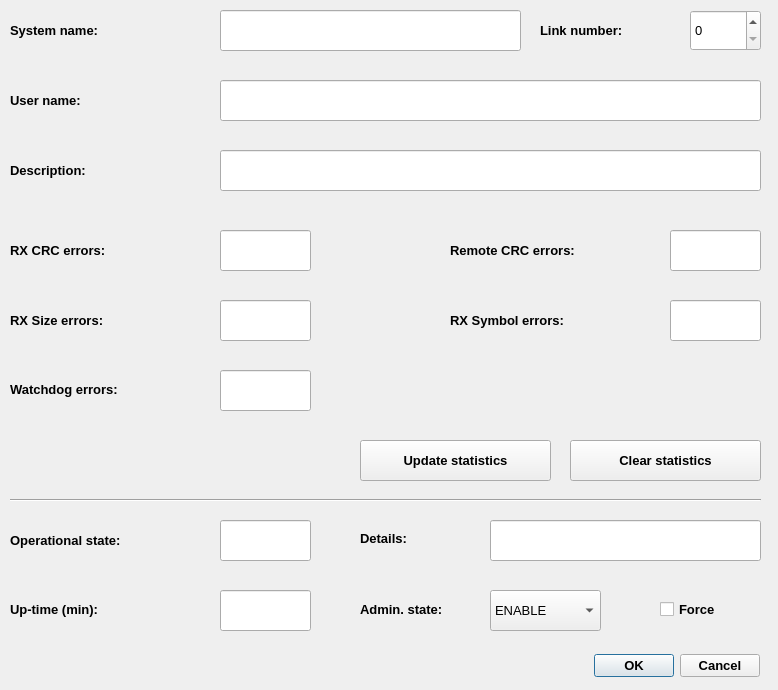
<?xml version="1.0" encoding="UTF-8"?>
<ui version="4.0">
 <class>satLinkDialog</class>
 <widget class="QDialog" name="satLinkDialog">
  <property name="geometry">
   <rect>
    <x>0</x>
    <y>0</y>
    <width>778</width>
    <height>690</height>
   </rect>
  </property>
  <property name="windowTitle">
   <string>Satelite link</string>
  </property>
  <property name="windowIcon">
   <iconset>
    <normaloff>../icons/link.png</normaloff>../icons/link.png</iconset>
  </property>
  <widget class="QComboBox" name="adminStateComboBox">
   <property name="geometry">
    <rect>
     <x>490</x>
     <y>590</y>
     <width>111</width>
     <height>41</height>
    </rect>
   </property>
   <property name="font">
    <font>
     <pointsize>10</pointsize>
    </font>
   </property>
   <property name="whatsThis">
    <string>&lt;html&gt;&lt;head/&gt;&lt;body&gt;&lt;p&gt;Satelite link administrative state [ENABLE | DISABLE]&lt;/p&gt;&lt;/body&gt;&lt;/html&gt;</string>
   </property>
   <item>
    <property name="text">
     <string>ENABLE</string>
    </property>
   </item>
   <item>
    <property name="text">
     <string>DISABLE</string>
    </property>
   </item>
  </widget>
  <widget class="QLabel" name="label_3">
   <property name="geometry">
    <rect>
     <x>360</x>
     <y>589</y>
     <width>131</width>
     <height>41</height>
    </rect>
   </property>
   <property name="font">
    <font>
     <pointsize>10</pointsize>
     <weight>75</weight>
     <bold>true</bold>
    </font>
   </property>
   <property name="text">
    <string>Admin. state:</string>
   </property>
   <property name="wordWrap">
    <bool>true</bool>
   </property>
  </widget>
  <widget class="QLabel" name="label_4">
   <property name="geometry">
    <rect>
     <x>10</x>
     <y>520</y>
     <width>211</width>
     <height>41</height>
    </rect>
   </property>
   <property name="font">
    <font>
     <pointsize>10</pointsize>
     <weight>75</weight>
     <bold>true</bold>
    </font>
   </property>
   <property name="whatsThis">
    <string>&lt;html&gt;&lt;head/&gt;&lt;body&gt;&lt;p&gt;&lt;span style=&quot; font-weight:400;&quot;&gt;Satelite link operational state [AVAIL | UNAVAIL]&lt;/span&gt;&lt;/p&gt;&lt;/body&gt;&lt;/html&gt;</string>
   </property>
   <property name="text">
    <string>Operational state:</string>
   </property>
  </widget>
  <widget class="QLineEdit" name="opStateSummaryLineEdit">
   <property name="geometry">
    <rect>
     <x>220</x>
     <y>520</y>
     <width>91</width>
     <height>41</height>
    </rect>
   </property>
   <property name="font">
    <font>
     <pointsize>10</pointsize>
    </font>
   </property>
   <property name="whatsThis">
    <string>&lt;html&gt;&lt;head/&gt;&lt;body&gt;&lt;p&gt;Satelite link operational state [AVAIL | UNAVAIL]&lt;/p&gt;&lt;/body&gt;&lt;/html&gt;</string>
   </property>
   <property name="text">
    <string/>
   </property>
   <property name="readOnly">
    <bool>true</bool>
   </property>
  </widget>
  <widget class="QCheckBox" name="adminStateForceCheckBox">
   <property name="geometry">
    <rect>
     <x>660</x>
     <y>589</y>
     <width>101</width>
     <height>41</height>
    </rect>
   </property>
   <property name="font">
    <font>
     <pointsize>10</pointsize>
     <weight>75</weight>
     <bold>true</bold>
    </font>
   </property>
   <property name="whatsThis">
    <string>&lt;html&gt;&lt;head/&gt;&lt;body&gt;&lt;p&gt;&lt;span style=&quot; font-weight:400;&quot;&gt;Satelite link administrative state [ENABLE | DISABLE]&lt;/span&gt;&lt;/p&gt;&lt;/body&gt;&lt;/html&gt;</string>
   </property>
   <property name="text">
    <string>Force</string>
   </property>
  </widget>
  <widget class="QLabel" name="label_5">
   <property name="geometry">
    <rect>
     <x>10</x>
     <y>589</y>
     <width>211</width>
     <height>41</height>
    </rect>
   </property>
   <property name="font">
    <font>
     <pointsize>10</pointsize>
     <weight>75</weight>
     <bold>true</bold>
    </font>
   </property>
   <property name="whatsThis">
    <string>&lt;html&gt;&lt;head/&gt;&lt;body&gt;&lt;p&gt;&lt;span style=&quot; font-weight:400;&quot;&gt;Satelite link uptime - time sinse previous satelite link start&lt;/span&gt;&lt;/p&gt;&lt;/body&gt;&lt;/html&gt;</string>
   </property>
   <property name="text">
    <string>Up-time (min):</string>
   </property>
  </widget>
  <widget class="QLineEdit" name="upTimeLineEdit">
   <property name="geometry">
    <rect>
     <x>220</x>
     <y>590</y>
     <width>91</width>
     <height>41</height>
    </rect>
   </property>
   <property name="font">
    <font>
     <pointsize>10</pointsize>
    </font>
   </property>
   <property name="whatsThis">
    <string>&lt;html&gt;&lt;head/&gt;&lt;body&gt;&lt;p&gt;Satelite link uptime - time sinse previous satelite link start&lt;/p&gt;&lt;/body&gt;&lt;/html&gt;</string>
   </property>
   <property name="text">
    <string/>
   </property>
   <property name="readOnly">
    <bool>true</bool>
   </property>
  </widget>
  <widget class="QDialogButtonBox" name="confirmButtonBox">
   <property name="geometry">
    <rect>
     <x>589</x>
     <y>650</y>
     <width>171</width>
     <height>31</height>
    </rect>
   </property>
   <property name="font">
    <font>
     <pointsize>10</pointsize>
     <weight>75</weight>
     <bold>true</bold>
    </font>
   </property>
   <property name="standardButtons">
    <set>QDialogButtonBox::Cancel|QDialogButtonBox::Ok</set>
   </property>
  </widget>
  <widget class="QLabel" name="label_7">
   <property name="geometry">
    <rect>
     <x>10</x>
     <y>230</y>
     <width>211</width>
     <height>41</height>
    </rect>
   </property>
   <property name="font">
    <font>
     <pointsize>10</pointsize>
     <weight>75</weight>
     <bold>true</bold>
    </font>
   </property>
   <property name="whatsThis">
    <string>&lt;html&gt;&lt;head/&gt;&lt;body&gt;&lt;p&gt;&lt;span style=&quot; font-weight:400;&quot;&gt;Received seatelite link CRC errors&lt;/span&gt;&lt;/p&gt;&lt;/body&gt;&lt;/html&gt;</string>
   </property>
   <property name="text">
    <string>RX CRC errors:</string>
   </property>
  </widget>
  <widget class="QLineEdit" name="rxCrcErrLineEdit">
   <property name="geometry">
    <rect>
     <x>220</x>
     <y>230</y>
     <width>91</width>
     <height>41</height>
    </rect>
   </property>
   <property name="font">
    <font>
     <pointsize>10</pointsize>
    </font>
   </property>
   <property name="whatsThis">
    <string>&lt;html&gt;&lt;head/&gt;&lt;body&gt;&lt;p&gt;Received seatelite link CRC errors&lt;/p&gt;&lt;/body&gt;&lt;/html&gt;</string>
   </property>
   <property name="text">
    <string/>
   </property>
   <property name="readOnly">
    <bool>true</bool>
   </property>
  </widget>
  <widget class="QLabel" name="label_8">
   <property name="geometry">
    <rect>
     <x>450</x>
     <y>230</y>
     <width>201</width>
     <height>41</height>
    </rect>
   </property>
   <property name="font">
    <font>
     <pointsize>10</pointsize>
     <weight>75</weight>
     <bold>true</bold>
    </font>
   </property>
   <property name="whatsThis">
    <string>&lt;html&gt;&lt;head/&gt;&lt;body&gt;&lt;p&gt;&lt;span style=&quot; font-weight:400;&quot;&gt;Satelite link remote CRC errors (RX CRC errors detected by satelites) &lt;/span&gt;&lt;/p&gt;&lt;/body&gt;&lt;/html&gt;</string>
   </property>
   <property name="text">
    <string>Remote CRC errors:</string>
   </property>
  </widget>
  <widget class="QLineEdit" name="remCrcErrLineEdit">
   <property name="geometry">
    <rect>
     <x>670</x>
     <y>230</y>
     <width>91</width>
     <height>41</height>
    </rect>
   </property>
   <property name="font">
    <font>
     <pointsize>10</pointsize>
    </font>
   </property>
   <property name="whatsThis">
    <string>&lt;html&gt;&lt;head/&gt;&lt;body&gt;&lt;p&gt;Satelite link remote CRC errors (RX CRC errors detected by satelites) &lt;/p&gt;&lt;/body&gt;&lt;/html&gt;</string>
   </property>
   <property name="text">
    <string/>
   </property>
   <property name="readOnly">
    <bool>true</bool>
   </property>
  </widget>
  <widget class="QLabel" name="label_9">
   <property name="geometry">
    <rect>
     <x>450</x>
     <y>300</y>
     <width>211</width>
     <height>41</height>
    </rect>
   </property>
   <property name="font">
    <font>
     <pointsize>10</pointsize>
     <weight>75</weight>
     <bold>true</bold>
    </font>
   </property>
   <property name="whatsThis">
    <string>&lt;html&gt;&lt;head/&gt;&lt;body&gt;&lt;p&gt;&lt;span style=&quot; font-weight:400;&quot;&gt;Receive symbol errors&lt;/span&gt;&lt;/p&gt;&lt;/body&gt;&lt;/html&gt;</string>
   </property>
   <property name="text">
    <string>RX Symbol errors:</string>
   </property>
  </widget>
  <widget class="QLineEdit" name="rxSymErrLineEdit">
   <property name="geometry">
    <rect>
     <x>670</x>
     <y>300</y>
     <width>91</width>
     <height>41</height>
    </rect>
   </property>
   <property name="font">
    <font>
     <pointsize>10</pointsize>
    </font>
   </property>
   <property name="whatsThis">
    <string>&lt;html&gt;&lt;head/&gt;&lt;body&gt;&lt;p&gt;Receive symbol errors&lt;/p&gt;&lt;/body&gt;&lt;/html&gt;</string>
   </property>
   <property name="text">
    <string/>
   </property>
   <property name="readOnly">
    <bool>true</bool>
   </property>
  </widget>
  <widget class="QLineEdit" name="rxSizeErrLineEdit">
   <property name="geometry">
    <rect>
     <x>220</x>
     <y>300</y>
     <width>91</width>
     <height>41</height>
    </rect>
   </property>
   <property name="font">
    <font>
     <pointsize>10</pointsize>
    </font>
   </property>
   <property name="whatsThis">
    <string>&lt;html&gt;&lt;head/&gt;&lt;body&gt;&lt;p&gt;Received datagram size errors&lt;/p&gt;&lt;/body&gt;&lt;/html&gt;</string>
   </property>
   <property name="text">
    <string/>
   </property>
   <property name="readOnly">
    <bool>true</bool>
   </property>
  </widget>
  <widget class="QLabel" name="label_10">
   <property name="geometry">
    <rect>
     <x>10</x>
     <y>300</y>
     <width>201</width>
     <height>41</height>
    </rect>
   </property>
   <property name="font">
    <font>
     <pointsize>10</pointsize>
     <weight>75</weight>
     <bold>true</bold>
    </font>
   </property>
   <property name="whatsThis">
    <string>&lt;html&gt;&lt;head/&gt;&lt;body&gt;&lt;p&gt;&lt;span style=&quot; font-weight:400;&quot;&gt;Received datagram size errors&lt;/span&gt;&lt;/p&gt;&lt;/body&gt;&lt;/html&gt;</string>
   </property>
   <property name="text">
    <string>RX Size errors:</string>
   </property>
  </widget>
  <widget class="QLineEdit" name="wdErrLineEdit">
   <property name="geometry">
    <rect>
     <x>220</x>
     <y>370</y>
     <width>91</width>
     <height>41</height>
    </rect>
   </property>
   <property name="font">
    <font>
     <pointsize>10</pointsize>
    </font>
   </property>
   <property name="whatsThis">
    <string>&lt;html&gt;&lt;head/&gt;&lt;body&gt;&lt;p&gt;Satelite watch dog errors&lt;/p&gt;&lt;/body&gt;&lt;/html&gt;</string>
   </property>
   <property name="text">
    <string/>
   </property>
   <property name="readOnly">
    <bool>true</bool>
   </property>
  </widget>
  <widget class="QLabel" name="label_11">
   <property name="geometry">
    <rect>
     <x>10</x>
     <y>369</y>
     <width>201</width>
     <height>41</height>
    </rect>
   </property>
   <property name="font">
    <font>
     <pointsize>10</pointsize>
     <weight>75</weight>
     <bold>true</bold>
    </font>
   </property>
   <property name="whatsThis">
    <string>&lt;html&gt;&lt;head/&gt;&lt;body&gt;&lt;p&gt;&lt;span style=&quot; font-weight:400;&quot;&gt;Satelite watch dog errors&lt;/span&gt;&lt;/p&gt;&lt;/body&gt;&lt;/html&gt;</string>
   </property>
   <property name="text">
    <string>Watchdog errors:</string>
   </property>
  </widget>
  <widget class="QLabel" name="label_12">
   <property name="geometry">
    <rect>
     <x>540</x>
     <y>10</y>
     <width>131</width>
     <height>41</height>
    </rect>
   </property>
   <property name="font">
    <font>
     <pointsize>10</pointsize>
     <weight>75</weight>
     <bold>true</bold>
    </font>
   </property>
   <property name="whatsThis">
    <string>&lt;html&gt;&lt;head/&gt;&lt;body&gt;&lt;p&gt;&lt;span style=&quot; font-weight:400;&quot;&gt;Satelite link number&lt;/span&gt;&lt;/p&gt;&lt;/body&gt;&lt;/html&gt;</string>
   </property>
   <property name="text">
    <string>Link number:</string>
   </property>
  </widget>
  <widget class="QLineEdit" name="descriptionLineEdit">
   <property name="geometry">
    <rect>
     <x>220</x>
     <y>150</y>
     <width>541</width>
     <height>41</height>
    </rect>
   </property>
   <property name="font">
    <font>
     <pointsize>10</pointsize>
    </font>
   </property>
   <property name="whatsThis">
    <string>&lt;html&gt;&lt;head/&gt;&lt;body&gt;&lt;p&gt;Satelite link description&lt;/p&gt;&lt;/body&gt;&lt;/html&gt;</string>
   </property>
   <property name="text">
    <string/>
   </property>
   <property name="readOnly">
    <bool>false</bool>
   </property>
  </widget>
  <widget class="QLabel" name="label_13">
   <property name="geometry">
    <rect>
     <x>10</x>
     <y>150</y>
     <width>211</width>
     <height>41</height>
    </rect>
   </property>
   <property name="font">
    <font>
     <pointsize>10</pointsize>
     <weight>75</weight>
     <bold>true</bold>
    </font>
   </property>
   <property name="whatsThis">
    <string>&lt;html&gt;&lt;head/&gt;&lt;body&gt;&lt;p&gt;&lt;span style=&quot; font-weight:400;&quot;&gt;Satelite link description&lt;/span&gt;&lt;/p&gt;&lt;/body&gt;&lt;/html&gt;</string>
   </property>
   <property name="text">
    <string>Description:</string>
   </property>
  </widget>
  <widget class="QPushButton" name="clearStatsPushButton">
   <property name="geometry">
    <rect>
     <x>570</x>
     <y>440</y>
     <width>191</width>
     <height>41</height>
    </rect>
   </property>
   <property name="font">
    <font>
     <pointsize>10</pointsize>
     <weight>75</weight>
     <bold>true</bold>
    </font>
   </property>
   <property name="whatsThis">
    <string>&lt;html&gt;&lt;head/&gt;&lt;body&gt;&lt;p&gt;&lt;span style=&quot; font-weight:400;&quot;&gt;Reset statistics&lt;/span&gt;&lt;/p&gt;&lt;/body&gt;&lt;/html&gt;</string>
   </property>
   <property name="text">
    <string>Clear statistics</string>
   </property>
  </widget>
  <widget class="QLabel" name="label_14">
   <property name="geometry">
    <rect>
     <x>360</x>
     <y>518</y>
     <width>131</width>
     <height>41</height>
    </rect>
   </property>
   <property name="font">
    <font>
     <pointsize>10</pointsize>
     <weight>75</weight>
     <bold>true</bold>
    </font>
   </property>
   <property name="whatsThis">
    <string>&lt;html&gt;&lt;head/&gt;&lt;body&gt;&lt;p&gt;&lt;span style=&quot; font-weight:400;&quot;&gt;Satelite link detailed operational state [INIT | DISABLE | CBL | ERRSEC | FAIL]&lt;/span&gt;&lt;/p&gt;&lt;/body&gt;&lt;/html&gt;</string>
   </property>
   <property name="text">
    <string>Details:</string>
   </property>
  </widget>
  <widget class="QLineEdit" name="opStateDetailLineEdit">
   <property name="geometry">
    <rect>
     <x>490</x>
     <y>520</y>
     <width>271</width>
     <height>41</height>
    </rect>
   </property>
   <property name="font">
    <font>
     <pointsize>10</pointsize>
    </font>
   </property>
   <property name="whatsThis">
    <string>&lt;html&gt;&lt;head/&gt;&lt;body&gt;&lt;p&gt;Satelite link detailed operational state [INIT | DISABLE | CBL | ERRSEC | FAIL]&lt;/p&gt;&lt;/body&gt;&lt;/html&gt;</string>
   </property>
   <property name="text">
    <string/>
   </property>
   <property name="readOnly">
    <bool>true</bool>
   </property>
  </widget>
  <widget class="QPushButton" name="updateStatsPushButton">
   <property name="geometry">
    <rect>
     <x>360</x>
     <y>440</y>
     <width>191</width>
     <height>41</height>
    </rect>
   </property>
   <property name="font">
    <font>
     <pointsize>10</pointsize>
     <weight>75</weight>
     <bold>true</bold>
    </font>
   </property>
   <property name="whatsThis">
    <string>&lt;html&gt;&lt;head/&gt;&lt;body&gt;&lt;p&gt;&lt;span style=&quot; font-weight:400;&quot;&gt;Update statistics in real time&lt;/span&gt;&lt;/p&gt;&lt;/body&gt;&lt;/html&gt;</string>
   </property>
   <property name="text">
    <string>Update statistics</string>
   </property>
  </widget>
  <widget class="QSpinBox" name="linkNoSpinBox">
   <property name="geometry">
    <rect>
     <x>690</x>
     <y>10</y>
     <width>71</width>
     <height>41</height>
    </rect>
   </property>
   <property name="font">
    <font>
     <pointsize>10</pointsize>
    </font>
   </property>
   <property name="whatsThis">
    <string>&lt;html&gt;&lt;head/&gt;&lt;body&gt;&lt;p&gt;Satelite link number&lt;/p&gt;&lt;/body&gt;&lt;/html&gt;</string>
   </property>
   <property name="maximum">
    <number>1</number>
   </property>
  </widget>
  <widget class="Line" name="line_2">
   <property name="geometry">
    <rect>
     <x>10</x>
     <y>490</y>
     <width>751</width>
     <height>20</height>
    </rect>
   </property>
   <property name="orientation">
    <enum>Qt::Horizontal</enum>
   </property>
  </widget>
  <widget class="QLabel" name="label_15">
   <property name="geometry">
    <rect>
     <x>10</x>
     <y>10</y>
     <width>131</width>
     <height>41</height>
    </rect>
   </property>
   <property name="font">
    <font>
     <pointsize>10</pointsize>
     <weight>75</weight>
     <bold>true</bold>
    </font>
   </property>
   <property name="whatsThis">
    <string>&lt;html&gt;&lt;head/&gt;&lt;body&gt;&lt;p&gt;&lt;span style=&quot; font-weight:400;&quot;&gt;Satelite link number&lt;/span&gt;&lt;/p&gt;&lt;/body&gt;&lt;/html&gt;</string>
   </property>
   <property name="text">
    <string>System name:</string>
   </property>
  </widget>
  <widget class="QLineEdit" name="sysNameLineEdit">
   <property name="geometry">
    <rect>
     <x>220</x>
     <y>10</y>
     <width>301</width>
     <height>41</height>
    </rect>
   </property>
   <property name="font">
    <font>
     <pointsize>10</pointsize>
    </font>
   </property>
   <property name="whatsThis">
    <string>&lt;html&gt;&lt;head/&gt;&lt;body&gt;&lt;p&gt;Satelite link description&lt;/p&gt;&lt;/body&gt;&lt;/html&gt;</string>
   </property>
   <property name="text">
    <string/>
   </property>
   <property name="readOnly">
    <bool>false</bool>
   </property>
  </widget>
  <widget class="QLineEdit" name="usrNameLineEdit">
   <property name="geometry">
    <rect>
     <x>220</x>
     <y>80</y>
     <width>541</width>
     <height>41</height>
    </rect>
   </property>
   <property name="font">
    <font>
     <pointsize>10</pointsize>
    </font>
   </property>
   <property name="whatsThis">
    <string>&lt;html&gt;&lt;head/&gt;&lt;body&gt;&lt;p&gt;Satelite link description&lt;/p&gt;&lt;/body&gt;&lt;/html&gt;</string>
   </property>
   <property name="text">
    <string/>
   </property>
   <property name="readOnly">
    <bool>false</bool>
   </property>
  </widget>
  <widget class="QLabel" name="label_16">
   <property name="geometry">
    <rect>
     <x>10</x>
     <y>80</y>
     <width>131</width>
     <height>41</height>
    </rect>
   </property>
   <property name="font">
    <font>
     <pointsize>10</pointsize>
     <weight>75</weight>
     <bold>true</bold>
    </font>
   </property>
   <property name="whatsThis">
    <string>&lt;html&gt;&lt;head/&gt;&lt;body&gt;&lt;p&gt;&lt;span style=&quot; font-weight:400;&quot;&gt;Satelite link number&lt;/span&gt;&lt;/p&gt;&lt;/body&gt;&lt;/html&gt;</string>
   </property>
   <property name="text">
    <string>User name:</string>
   </property>
  </widget>
 </widget>
 <resources/>
 <connections/>
</ui>
